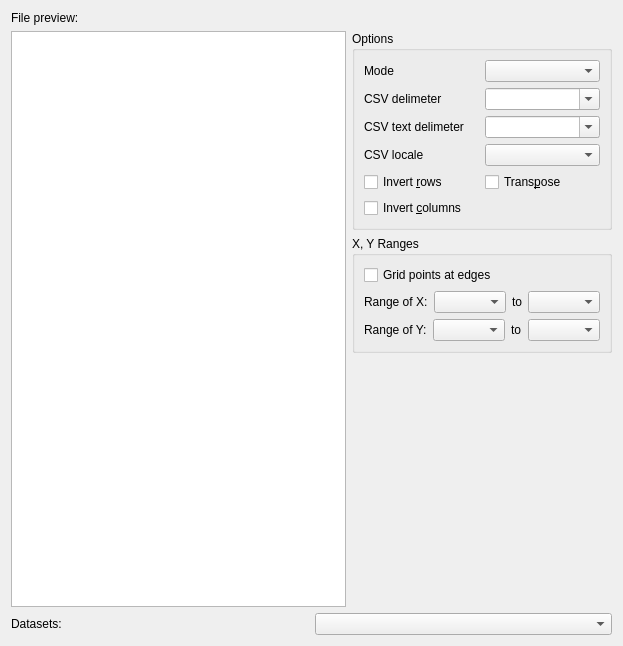
<?xml version="1.0" encoding="UTF-8"?>
<ui version="4.0">
 <class>tab2d</class>
 <widget class="QWidget" name="tab2d">
  <property name="geometry">
   <rect>
    <x>0</x>
    <y>0</y>
    <width>623</width>
    <height>646</height>
   </rect>
  </property>
  <layout class="QVBoxLayout" name="verticalLayout_3">
   <item>
    <widget class="QLabel" name="label_9">
     <property name="text">
      <string>File preview:</string>
     </property>
    </widget>
   </item>
   <item>
    <layout class="QHBoxLayout" name="horizontalLayout_2" stretch="3,2">
     <item>
      <widget class="QTextEdit" name="twod_previewedit">
       <property name="lineWrapMode">
        <enum>QTextEdit::NoWrap</enum>
       </property>
       <property name="readOnly">
        <bool>true</bool>
       </property>
      </widget>
     </item>
     <item>
      <layout class="QVBoxLayout" name="verticalLayout_2">
       <item>
        <widget class="QGroupBox" name="twodoptionsgrp">
         <property name="title">
          <string>Options</string>
         </property>
         <layout class="QGridLayout" name="gridLayout">
          <item row="1" column="1">
           <widget class="HistoryCombo" name="twod_csvdelim">
            <property name="editable">
             <bool>true</bool>
            </property>
           </widget>
          </item>
          <item row="4" column="0">
           <widget class="HistoryCheck" name="twod_invertrowscheck">
            <property name="text">
             <string>Invert &amp;rows</string>
            </property>
           </widget>
          </item>
          <item row="2" column="1">
           <widget class="HistoryCombo" name="twod_csvtextdelim">
            <property name="editable">
             <bool>true</bool>
            </property>
           </widget>
          </item>
          <item row="2" column="0">
           <widget class="QLabel" name="label_3">
            <property name="text">
             <string>CSV text delimeter</string>
            </property>
           </widget>
          </item>
          <item row="0" column="1">
           <widget class="HistoryValueCombo" name="twod_mode">
            <property name="toolTip">
             <string>&lt;html&gt;&lt;head/&gt;&lt;body&gt;&lt;p&gt;Use text mode, with space-separated values or CSV mode. When using CSV mode, the delimiters and numeric locale are given below.&lt;/p&gt;&lt;/body&gt;&lt;/html&gt;</string>
            </property>
           </widget>
          </item>
          <item row="5" column="0">
           <widget class="HistoryCheck" name="twod_invertcolscheck">
            <property name="text">
             <string>Invert &amp;columns</string>
            </property>
           </widget>
          </item>
          <item row="0" column="0">
           <widget class="QLabel" name="label">
            <property name="text">
             <string>Mode</string>
            </property>
           </widget>
          </item>
          <item row="4" column="1">
           <widget class="HistoryCheck" name="twod_transposecheck">
            <property name="toolTip">
             <string>Transpose rows and columns</string>
            </property>
            <property name="text">
             <string>Trans&amp;pose</string>
            </property>
           </widget>
          </item>
          <item row="1" column="0">
           <widget class="QLabel" name="label_2">
            <property name="text">
             <string>CSV delimeter</string>
            </property>
           </widget>
          </item>
          <item row="3" column="0">
           <widget class="QLabel" name="label_4">
            <property name="text">
             <string>CSV locale</string>
            </property>
           </widget>
          </item>
          <item row="3" column="1">
           <widget class="HistoryValueCombo" name="twod_csvlocale">
            <property name="toolTip">
             <string>Numerical format of numbers in file:
 System - what this computer is set to use
 English - format 123,456.78
 European - format 123.456,78</string>
            </property>
           </widget>
          </item>
         </layout>
        </widget>
       </item>
       <item>
        <widget class="QGroupBox" name="twodrangegrp">
         <property name="title">
          <string>X, Y Ranges</string>
         </property>
         <layout class="QVBoxLayout" name="verticalLayout">
          <item>
           <widget class="HistoryCheck" name="twod_gridatedge">
            <property name="toolTip">
             <string>The centres of the pixels are given in the top row and the left column</string>
            </property>
            <property name="text">
             <string>Grid points at edges</string>
            </property>
           </widget>
          </item>
          <item>
           <layout class="QHBoxLayout" name="horizontalLayout_3">
            <item>
             <widget class="QLabel" name="label_15">
              <property name="text">
               <string>Range of X:</string>
              </property>
              <property name="buddy">
               <cstring>twod_xminedit</cstring>
              </property>
             </widget>
            </item>
            <item>
             <widget class="HistoryCombo" name="twod_xminedit">
              <property name="toolTip">
               <string>Enter a number for the minimum coordinate of the X axis (default 0)</string>
              </property>
             </widget>
            </item>
            <item>
             <widget class="QLabel" name="label_16">
              <property name="text">
               <string>to</string>
              </property>
             </widget>
            </item>
            <item>
             <widget class="HistoryCombo" name="twod_xmaxedit">
              <property name="toolTip">
               <string>Enter a value for a maximum coordinate of the X axis (default is number of columns in file)</string>
              </property>
             </widget>
            </item>
           </layout>
          </item>
          <item>
           <layout class="QHBoxLayout" name="horizontalLayout">
            <item>
             <widget class="QLabel" name="label_18">
              <property name="text">
               <string>Range of Y:</string>
              </property>
              <property name="buddy">
               <cstring>twod_yminedit</cstring>
              </property>
             </widget>
            </item>
            <item>
             <widget class="HistoryCombo" name="twod_yminedit">
              <property name="toolTip">
               <string>Enter a number for the minimum coordinate of the Y axis (default 0)</string>
              </property>
             </widget>
            </item>
            <item>
             <widget class="QLabel" name="label_17">
              <property name="text">
               <string>to</string>
              </property>
             </widget>
            </item>
            <item>
             <widget class="HistoryCombo" name="twod_ymaxedit">
              <property name="toolTip">
               <string>Enter a number for the maximum coordinate of the Y axis (default number of rows in file)</string>
              </property>
             </widget>
            </item>
           </layout>
          </item>
         </layout>
        </widget>
       </item>
       <item>
        <spacer name="verticalSpacer">
         <property name="orientation">
          <enum>Qt::Vertical</enum>
         </property>
         <property name="sizeHint" stdset="0">
          <size>
           <width>20</width>
           <height>40</height>
          </size>
         </property>
        </spacer>
       </item>
      </layout>
     </item>
    </layout>
   </item>
   <item>
    <layout class="QHBoxLayout" name="horizontalLayout_4">
     <item>
      <widget class="QLabel" name="label_20">
       <property name="text">
        <string>Datasets:</string>
       </property>
      </widget>
     </item>
     <item>
      <widget class="HistoryCombo" name="twod_datasetsedit">
       <property name="toolTip">
        <string>A space separated list of dataset names to import from the file</string>
       </property>
      </widget>
     </item>
    </layout>
   </item>
  </layout>
 </widget>
 <customwidgets>
  <customwidget>
   <class>HistoryCombo</class>
   <extends>QComboBox</extends>
   <header>historycombo.h</header>
  </customwidget>
  <customwidget>
   <class>HistoryCheck</class>
   <extends>QCheckBox</extends>
   <header>historycheck.h</header>
  </customwidget>
  <customwidget>
   <class>HistoryValueCombo</class>
   <extends>QComboBox</extends>
   <header>historyvaluecombo.h</header>
  </customwidget>
 </customwidgets>
 <resources/>
 <connections/>
</ui>
